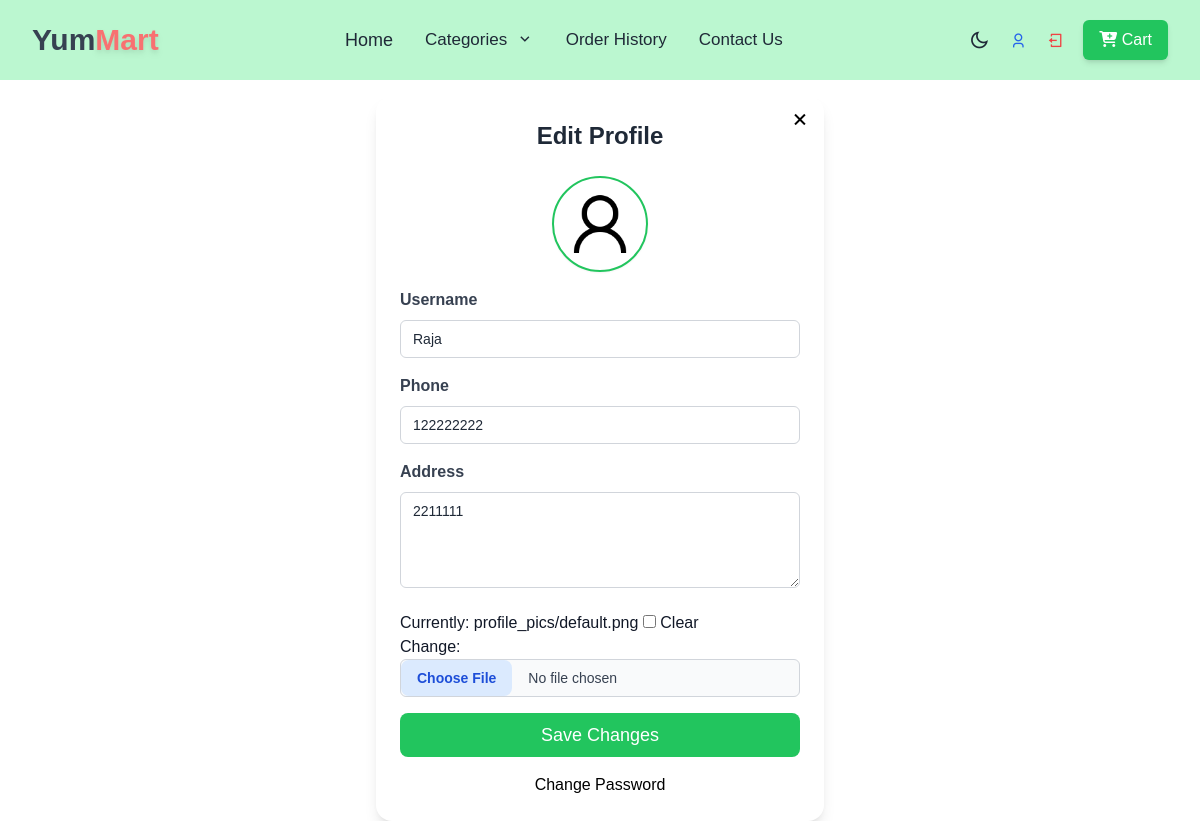
Before: /profile/edit/ (signed in) with the older database file.
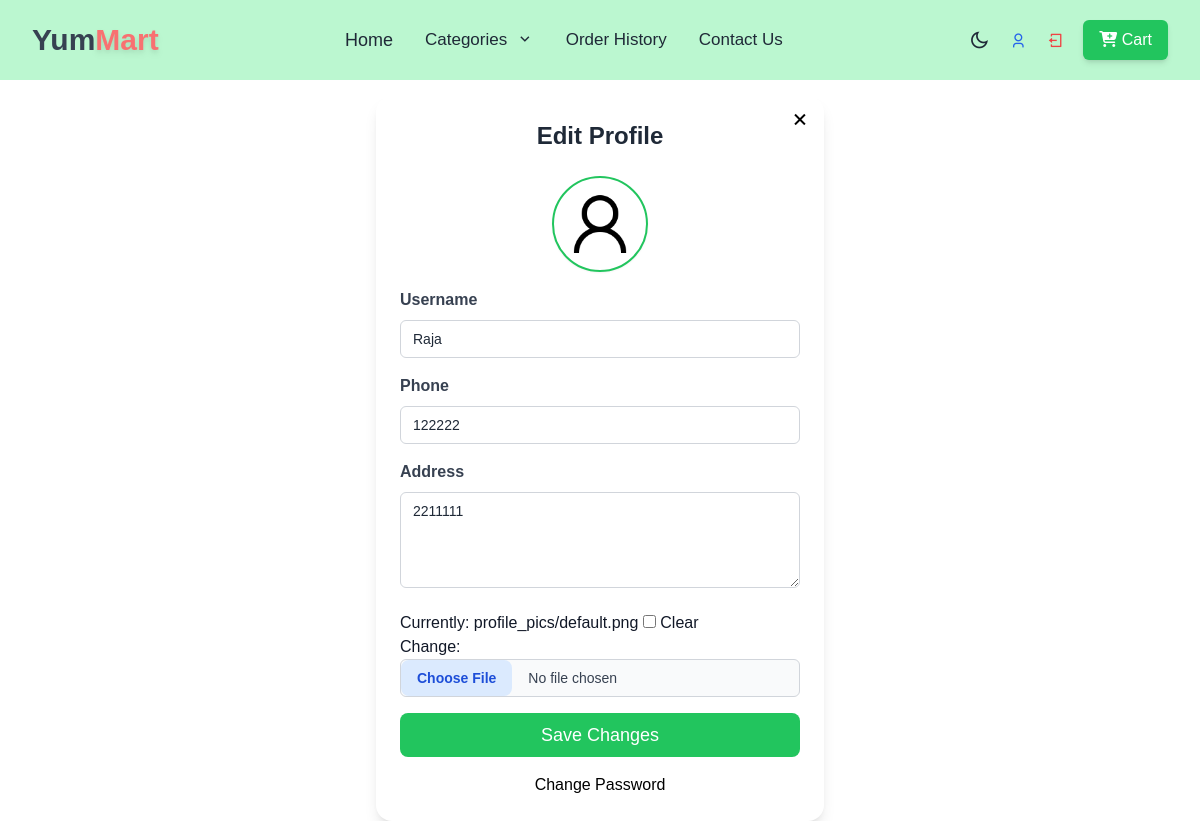
After: the same page with the newer database file.
### store/models.py (models this page shows, shortened)
class UserProfile(models.Model):
    user = models.OneToOneField(User, on_delete=models.CASCADE)
    phone = models.CharField(max_length=15, blank=True, null=True)
    address = models.TextField(blank=True, null=True)
    image = models.ImageField(upload_to=user_profile_path, default='profile_pics/default.png', blank=True)

### store/views.py (the view)
# urls.py: path('profile/edit/', edit_profile, name='edit_profile'),
@login_required
def edit_profile(request):
    user_profile, _ = UserProfile.objects.get_or_create(user=request.user)
    if request.method == "POST":
        form = UserProfileForm(request.POST, request.FILES,
                               instance=user_profile, user=request.user)
        if form.is_valid():
            form.save()
            return redirect('view_profile')
    else:
        form = UserProfileForm(instance=user_profile, user=request.user)
    return render(request, 'store/edit_profile.html', {
        'form': form,
        'user_profile': user_profile
    })
    return render(request, 'store/edit_profile.html', {
        'form': form,
        'user_profile': user_profile
    })

### store/templates/store/edit_profile.html (shortened to what this page needs)
{% extends "store/base.html" %}
{% load static %}
{% block content %}
<div class="max-w-md mx-auto bg-white dark:bg-gray-900 p-6 rounded-2xl shadow-lg relative dark:border dark:border-white">
    <a href="{% url 'view_profile' %}" class="absolute right-3 top-2 text-black dark:text-white">
        <i class='bx bx-x text-2xl'></i>
    </a>
    <h2 class="text-2xl font-bold text-center text-gray-800 mb-6 dark:text-white">Edit Profile</h2>
    <div class="flex justify-center mb-4">
        <img id="preview-image"
             src="{% if user_profile.image %}{{ user_profile.image.url }}{% else %}{% static 'profile_pics/default.png' %}{% endif %}"
             class="w-24 h-24 rounded-full border-2 border-green-500 p-1 shadow-sm object-cover"
             alt="Profile Picture">
    </div>
    <form method="POST" enctype="multipart/form-data" class="space-y-4 mt-4">
        <div>
             <label class="block text-gray-700 dark:text-gray-300 font-semibold mb-2">Username</label>
             {{ form.username }}
        </div>
        <div>
            <label class="block text-gray-700 dark:text-gray-300 font-semibold mb-2">Phone</label>
            {{ form.phone }}
        </div>
        <div>
            <label class="block text-gray-700 dark:text-gray-300 font-semibold mb-2">Address</label>
            {{ form.address }}
        </div>
        <div class="">
            {{ form.image }}
        </div>
        <button type="submit"
                class="w-full bg-green-500 text-white py-2 rounded-lg text-lg font-medium transition duration-300 hover:bg-green-600 ">
            Save Changes
        </button>
        <div class="text-center mt-4">
            <a href="{% url 'change_password' %}" class="dark:text-white text-black hover:underline dark:text-blue-400">
               Change Password
            </a>
        </div>
    </form>
</div>
{% endblock %}

Changed rows visible on the page:
changed UserProfile: phone "122222222" → "122222"
